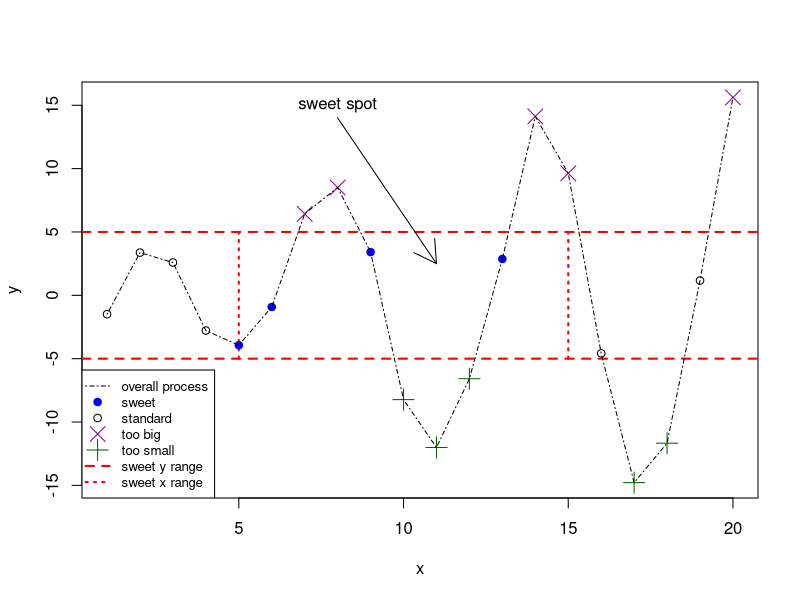

The R script that drew this image:
# Daryion King
# 9/24/2026
# SweetSpotDataPlot.R
# A plot chart showing a sweet spot for our data with custom points, lines, 
# text, and a legend.

# Our initial data
x <- 1:20
y <- c(-1.49,3.37,2.59,-2.78,-3.94,-0.92,6.43,8.51,3.41,-8.23,
      -12.01,-6.58,2.87,14.12,9.63,-4.58,-14.78,-11.67,1.17,15.62)

# Preparing the plot chart 
plot(x, y, type= "n", main= "") 

# Adding the min/max lines for the y-axis
abline(h= c(-5, 5), col= "red", lty= 2, lwd= 2)

# Adding the min/max lines for the x-axis
segments(x0= c(5, 15), y0= c(-5, -5), x1= c(5, 15), y1= c(5, 5), 
         col= "red", lty= 3, lwd= 2)

# Adding points with aesthetics above and below the sweet spot
points(x[y >= 5], y[y >= 5], pch= 4, col= "darkmagenta", cex= 2)
points(x[y <= -5], y[y <= -5], pch= 3, col= "darkgreen", cex= 2)

# Adding points with aesthetics that are in the sweet spot
points(x[(x >= 5 & x <= 15) & (y > -5 & y < 5)], 
       y[(x >= 5 & x <= 15) & (y > -5 & y < 5)], 
       pch = 19, col = "blue")

# Adding points that are to the left and right of the sweet spot
points(x[(x < 5 | x > 15) & (y > -5 & y < 5)], 
       y[(x < 5 | x > 15) & (y > -5 & y < 5)])

# Adding a line that connects all the data points
lines(x, y, lty= 4)

# Adding an arrow pointing to the sweet spot
arrows(x0= 8, y0= 14, x1= 11, y1= 2.5)

# Adding the text "sweet spot"
text(x= 8, y= 15, labels= "sweet spot")

# Adding a legend to explain the aesthetics of the data
legend("bottomleft",
       legend = c("overall process", "sweet", "standard",
                  "too big", "too small", "sweet y range", "sweet x range"),
       pch = c(NA, 19, 1, 4, 3, NA, NA), 
       lty = c(4, NA, NA, NA, NA, 2, 3),
       col = c("black", "blue", "black", "darkmagenta",
               "darkgreen", "red", "red"),
       lwd = c(1, NA, NA, NA, NA, 2, 2), 
       pt.cex = c(NA, 1, 1, 2, 2, NA, NA),
       cex= 0.8
       )
